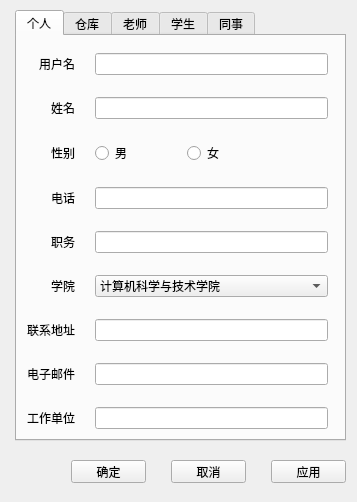
<?xml version="1.0" encoding="UTF-8"?>
<ui version="4.0">
 <class>Dialog</class>
 <widget class="QDialog" name="Dialog">
  <property name="geometry">
   <rect>
    <x>0</x>
    <y>0</y>
    <width>357</width>
    <height>502</height>
   </rect>
  </property>
  <property name="windowTitle">
   <string>设置</string>
  </property>
  <property name="windowIcon">
   <iconset>
    <normaloff>../image/Logo.png</normaloff>../image/Logo.png</iconset>
  </property>
  <widget class="QTabWidget" name="tabWidget">
   <property name="geometry">
    <rect>
     <x>15</x>
     <y>10</y>
     <width>331</width>
     <height>431</height>
    </rect>
   </property>
   <property name="currentIndex">
    <number>0</number>
   </property>
   <widget class="QWidget" name="tab">
    <attribute name="title">
     <string>个人</string>
    </attribute>
    <widget class="QWidget" name="layoutWidget">
     <property name="geometry">
      <rect>
       <x>10</x>
       <y>10</y>
       <width>301</width>
       <height>391</height>
      </rect>
     </property>
     <layout class="QGridLayout" name="gridLayout">
      <property name="horizontalSpacing">
       <number>20</number>
      </property>
      <property name="verticalSpacing">
       <number>15</number>
      </property>
      <property name="rightMargin">
       <number>0</number>
      </property>
      <item row="3" column="0">
       <widget class="QLabel" name="label_6">
        <property name="text">
         <string>电话</string>
        </property>
        <property name="alignment">
         <set>Qt::AlignRight|Qt::AlignTrailing|Qt::AlignVCenter</set>
        </property>
       </widget>
      </item>
      <item row="5" column="0">
       <widget class="QLabel" name="label_8">
        <property name="text">
         <string>学院</string>
        </property>
        <property name="alignment">
         <set>Qt::AlignRight|Qt::AlignTrailing|Qt::AlignVCenter</set>
        </property>
       </widget>
      </item>
      <item row="6" column="1">
       <widget class="QLineEdit" name="lineEdit_9">
        <property name="maxLength">
         <number>50</number>
        </property>
       </widget>
      </item>
      <item row="4" column="1">
       <widget class="QLineEdit" name="lineEdit_6">
        <property name="maxLength">
         <number>20</number>
        </property>
       </widget>
      </item>
      <item row="7" column="1">
       <widget class="QLineEdit" name="lineEdit_10">
        <property name="maxLength">
         <number>20</number>
        </property>
       </widget>
      </item>
      <item row="3" column="1">
       <widget class="QLineEdit" name="lineEdit_5">
        <property name="maxLength">
         <number>15</number>
        </property>
       </widget>
      </item>
      <item row="6" column="0">
       <widget class="QLabel" name="label_9">
        <property name="text">
         <string>联系地址</string>
        </property>
        <property name="alignment">
         <set>Qt::AlignRight|Qt::AlignTrailing|Qt::AlignVCenter</set>
        </property>
       </widget>
      </item>
      <item row="8" column="0">
       <widget class="QLabel" name="label_11">
        <property name="text">
         <string>工作单位</string>
        </property>
        <property name="alignment">
         <set>Qt::AlignRight|Qt::AlignTrailing|Qt::AlignVCenter</set>
        </property>
       </widget>
      </item>
      <item row="1" column="1">
       <widget class="QLineEdit" name="lineEdit_7">
        <property name="maxLength">
         <number>20</number>
        </property>
       </widget>
      </item>
      <item row="7" column="0">
       <widget class="QLabel" name="label_10">
        <property name="text">
         <string>电子邮件</string>
        </property>
        <property name="alignment">
         <set>Qt::AlignRight|Qt::AlignTrailing|Qt::AlignVCenter</set>
        </property>
       </widget>
      </item>
      <item row="5" column="1">
       <widget class="QComboBox" name="comboBox">
        <item>
         <property name="text">
          <string>计算机科学与技术学院</string>
         </property>
        </item>
        <item>
         <property name="text">
          <string>生物信息学院</string>
         </property>
        </item>
        <item>
         <property name="text">
          <string>通信与信息工程学院</string>
         </property>
        </item>
        <item>
         <property name="text">
          <string>软件工程学院</string>
         </property>
        </item>
        <item>
         <property name="text">
          <string>国际半导体新学院</string>
         </property>
        </item>
        <item>
         <property name="text">
          <string>自动化学院</string>
         </property>
        </item>
        <item>
         <property name="text">
          <string>体育学院</string>
         </property>
        </item>
        <item>
         <property name="text">
          <string>理学院</string>
         </property>
        </item>
        <item>
         <property name="text">
          <string>广电工程学院</string>
         </property>
        </item>
        <item>
         <property name="text">
          <string>经济管理学院</string>
         </property>
        </item>
        <item>
         <property name="text">
          <string>传媒艺术学院</string>
         </property>
        </item>
        <item>
         <property name="text">
          <string>外国语学院</string>
         </property>
        </item>
        <item>
         <property name="text">
          <string>国际学院</string>
         </property>
        </item>
        <item>
         <property name="text">
          <string>法学院</string>
         </property>
        </item>
        <item>
         <property name="text">
          <string>其他</string>
         </property>
        </item>
       </widget>
      </item>
      <item row="8" column="1">
       <widget class="QLineEdit" name="lineEdit_11">
        <property name="maxLength">
         <number>20</number>
        </property>
       </widget>
      </item>
      <item row="0" column="1">
       <widget class="QLineEdit" name="lineEdit">
        <property name="inputMask">
         <string/>
        </property>
        <property name="maxLength">
         <number>20</number>
        </property>
        <property name="cursorPosition">
         <number>0</number>
        </property>
       </widget>
      </item>
      <item row="0" column="0">
       <widget class="QLabel" name="label">
        <property name="text">
         <string>用户名</string>
        </property>
        <property name="textFormat">
         <enum>Qt::AutoText</enum>
        </property>
        <property name="scaledContents">
         <bool>false</bool>
        </property>
        <property name="alignment">
         <set>Qt::AlignRight|Qt::AlignTrailing|Qt::AlignVCenter</set>
        </property>
       </widget>
      </item>
      <item row="1" column="0">
       <widget class="QLabel" name="label_4">
        <property name="text">
         <string>姓名</string>
        </property>
        <property name="alignment">
         <set>Qt::AlignRight|Qt::AlignTrailing|Qt::AlignVCenter</set>
        </property>
       </widget>
      </item>
      <item row="4" column="0">
       <widget class="QLabel" name="label_7">
        <property name="text">
         <string>职务</string>
        </property>
        <property name="alignment">
         <set>Qt::AlignRight|Qt::AlignTrailing|Qt::AlignVCenter</set>
        </property>
       </widget>
      </item>
      <item row="2" column="0">
       <widget class="QLabel" name="label_5">
        <property name="text">
         <string>性别</string>
        </property>
        <property name="alignment">
         <set>Qt::AlignRight|Qt::AlignTrailing|Qt::AlignVCenter</set>
        </property>
       </widget>
      </item>
      <item row="2" column="1">
       <layout class="QHBoxLayout" name="horizontalLayout">
        <property name="spacing">
         <number>0</number>
        </property>
        <property name="leftMargin">
         <number>0</number>
        </property>
        <property name="rightMargin">
         <number>50</number>
        </property>
        <item>
         <widget class="QRadioButton" name="radioButton_2">
          <property name="text">
           <string>男</string>
          </property>
         </widget>
        </item>
        <item>
         <widget class="QRadioButton" name="radioButton">
          <property name="text">
           <string>女</string>
          </property>
         </widget>
        </item>
       </layout>
      </item>
     </layout>
    </widget>
   </widget>
   <widget class="QWidget" name="tab_4">
    <attribute name="title">
     <string>仓库</string>
    </attribute>
    <widget class="QLabel" name="label_14">
     <property name="geometry">
      <rect>
       <x>29</x>
       <y>120</y>
       <width>91</width>
       <height>31</height>
      </rect>
     </property>
     <property name="font">
      <font>
       <pointsize>15</pointsize>
      </font>
     </property>
     <property name="text">
      <string>仓库地址：</string>
     </property>
    </widget>
    <widget class="QLabel" name="label_17">
     <property name="geometry">
      <rect>
       <x>30</x>
       <y>30</y>
       <width>71</width>
       <height>21</height>
      </rect>
     </property>
     <property name="font">
      <font>
       <pointsize>15</pointsize>
      </font>
     </property>
     <property name="text">
      <string>用户ID：</string>
     </property>
    </widget>
    <widget class="QLabel" name="label_18">
     <property name="geometry">
      <rect>
       <x>110</x>
       <y>25</y>
       <width>54</width>
       <height>31</height>
      </rect>
     </property>
     <property name="font">
      <font>
       <pointsize>15</pointsize>
      </font>
     </property>
     <property name="text">
      <string>100</string>
     </property>
    </widget>
    <widget class="QLineEdit" name="lineEdit_4">
     <property name="geometry">
      <rect>
       <x>30</x>
       <y>170</y>
       <width>271</width>
       <height>20</height>
      </rect>
     </property>
    </widget>
    <widget class="QPushButton" name="pushButton_8">
     <property name="geometry">
      <rect>
       <x>220</x>
       <y>200</y>
       <width>75</width>
       <height>23</height>
      </rect>
     </property>
     <property name="text">
      <string>改变地址</string>
     </property>
    </widget>
    <widget class="QLabel" name="label_19">
     <property name="geometry">
      <rect>
       <x>30</x>
       <y>60</y>
       <width>131</width>
       <height>31</height>
      </rect>
     </property>
     <property name="font">
      <font>
       <pointsize>15</pointsize>
      </font>
     </property>
     <property name="text">
      <string>自动更新时间：</string>
     </property>
    </widget>
    <widget class="QSpinBox" name="spinBox">
     <property name="geometry">
      <rect>
       <x>170</x>
       <y>60</y>
       <width>51</width>
       <height>31</height>
      </rect>
     </property>
     <property name="minimum">
      <number>30</number>
     </property>
    </widget>
    <widget class="QLabel" name="label_20">
     <property name="geometry">
      <rect>
       <x>230</x>
       <y>64</y>
       <width>54</width>
       <height>21</height>
      </rect>
     </property>
     <property name="font">
      <font>
       <pointsize>15</pointsize>
      </font>
     </property>
     <property name="text">
      <string>分</string>
     </property>
    </widget>
   </widget>
   <widget class="QWidget" name="tab_2">
    <attribute name="title">
     <string>老师</string>
    </attribute>
    <widget class="QLabel" name="label_12">
     <property name="geometry">
      <rect>
       <x>19</x>
       <y>15</y>
       <width>91</width>
       <height>21</height>
      </rect>
     </property>
     <property name="font">
      <font>
       <pointsize>15</pointsize>
      </font>
     </property>
     <property name="text">
      <string>我的老师</string>
     </property>
    </widget>
    <widget class="QLabel" name="label_15">
     <property name="geometry">
      <rect>
       <x>20</x>
       <y>40</y>
       <width>291</width>
       <height>41</height>
      </rect>
     </property>
     <property name="text">
      <string>权限：你的老师能够访问你的仓库，知道你目前所研
究的内容。当然，前提是他的学生列表中也有你</string>
     </property>
    </widget>
    <widget class="QListWidget" name="listWidget">
     <property name="geometry">
      <rect>
       <x>20</x>
       <y>80</y>
       <width>256</width>
       <height>311</height>
      </rect>
     </property>
    </widget>
    <widget class="QPushButton" name="pushButton_4">
     <property name="geometry">
      <rect>
       <x>280</x>
       <y>130</y>
       <width>41</width>
       <height>41</height>
      </rect>
     </property>
     <property name="text">
      <string/>
     </property>
     <property name="icon">
      <iconset>
       <normaloff>../image/del.png</normaloff>../image/del.png</iconset>
     </property>
     <property name="iconSize">
      <size>
       <width>40</width>
       <height>40</height>
      </size>
     </property>
     <property name="flat">
      <bool>true</bool>
     </property>
    </widget>
    <widget class="QPushButton" name="pushButton_5">
     <property name="geometry">
      <rect>
       <x>280</x>
       <y>80</y>
       <width>41</width>
       <height>41</height>
      </rect>
     </property>
     <property name="text">
      <string/>
     </property>
     <property name="icon">
      <iconset>
       <normaloff>../image/add.png</normaloff>../image/add.png</iconset>
     </property>
     <property name="iconSize">
      <size>
       <width>40</width>
       <height>40</height>
      </size>
     </property>
     <property name="default">
      <bool>false</bool>
     </property>
     <property name="flat">
      <bool>true</bool>
     </property>
    </widget>
   </widget>
   <widget class="QWidget" name="tab_3">
    <attribute name="title">
     <string>学生</string>
    </attribute>
    <widget class="QLabel" name="label_13">
     <property name="geometry">
      <rect>
       <x>20</x>
       <y>10</y>
       <width>111</width>
       <height>31</height>
      </rect>
     </property>
     <property name="font">
      <font>
       <pointsize>15</pointsize>
      </font>
     </property>
     <property name="text">
      <string>我的学生</string>
     </property>
    </widget>
    <widget class="QLabel" name="label_16">
     <property name="geometry">
      <rect>
       <x>20</x>
       <y>45</y>
       <width>291</width>
       <height>31</height>
      </rect>
     </property>
     <property name="text">
      <string>权限：如果你的学生设置了你为他的老师，那么你就
能够访问他的仓库</string>
     </property>
    </widget>
    <widget class="QListWidget" name="listWidget_2">
     <property name="geometry">
      <rect>
       <x>20</x>
       <y>80</y>
       <width>256</width>
       <height>311</height>
      </rect>
     </property>
    </widget>
    <widget class="QPushButton" name="pushButton_6">
     <property name="geometry">
      <rect>
       <x>280</x>
       <y>80</y>
       <width>41</width>
       <height>41</height>
      </rect>
     </property>
     <property name="text">
      <string/>
     </property>
     <property name="icon">
      <iconset>
       <normaloff>../image/add.png</normaloff>../image/add.png</iconset>
     </property>
     <property name="iconSize">
      <size>
       <width>40</width>
       <height>40</height>
      </size>
     </property>
     <property name="default">
      <bool>false</bool>
     </property>
     <property name="flat">
      <bool>true</bool>
     </property>
    </widget>
    <widget class="QPushButton" name="pushButton_7">
     <property name="geometry">
      <rect>
       <x>280</x>
       <y>130</y>
       <width>41</width>
       <height>41</height>
      </rect>
     </property>
     <property name="text">
      <string/>
     </property>
     <property name="icon">
      <iconset>
       <normaloff>../image/del.png</normaloff>../image/del.png</iconset>
     </property>
     <property name="iconSize">
      <size>
       <width>40</width>
       <height>40</height>
      </size>
     </property>
     <property name="flat">
      <bool>true</bool>
     </property>
    </widget>
   </widget>
   <widget class="QWidget" name="widget">
    <attribute name="title">
     <string>同事</string>
    </attribute>
    <widget class="QPushButton" name="pushButton_12">
     <property name="geometry">
      <rect>
       <x>280</x>
       <y>80</y>
       <width>41</width>
       <height>41</height>
      </rect>
     </property>
     <property name="text">
      <string/>
     </property>
     <property name="icon">
      <iconset>
       <normaloff>../image/add.png</normaloff>../image/add.png</iconset>
     </property>
     <property name="iconSize">
      <size>
       <width>40</width>
       <height>40</height>
      </size>
     </property>
     <property name="default">
      <bool>false</bool>
     </property>
     <property name="flat">
      <bool>true</bool>
     </property>
    </widget>
    <widget class="QPushButton" name="pushButton_13">
     <property name="geometry">
      <rect>
       <x>280</x>
       <y>130</y>
       <width>41</width>
       <height>41</height>
      </rect>
     </property>
     <property name="text">
      <string/>
     </property>
     <property name="icon">
      <iconset>
       <normaloff>../image/del.png</normaloff>../image/del.png</iconset>
     </property>
     <property name="iconSize">
      <size>
       <width>40</width>
       <height>40</height>
      </size>
     </property>
     <property name="flat">
      <bool>true</bool>
     </property>
    </widget>
    <widget class="QLabel" name="label_33">
     <property name="geometry">
      <rect>
       <x>20</x>
       <y>10</y>
       <width>111</width>
       <height>31</height>
      </rect>
     </property>
     <property name="font">
      <font>
       <pointsize>15</pointsize>
      </font>
     </property>
     <property name="text">
      <string>我的同事</string>
     </property>
    </widget>
    <widget class="QLabel" name="label_34">
     <property name="geometry">
      <rect>
       <x>20</x>
       <y>45</y>
       <width>291</width>
       <height>31</height>
      </rect>
     </property>
     <property name="text">
      <string>权限：如果你的同事同时也设置你为他的同事，那么
你们就可以访问并修改对方的仓库</string>
     </property>
    </widget>
    <widget class="QListWidget" name="listWidget_5">
     <property name="geometry">
      <rect>
       <x>20</x>
       <y>80</y>
       <width>256</width>
       <height>311</height>
      </rect>
     </property>
    </widget>
   </widget>
  </widget>
  <widget class="QPushButton" name="pushButton">
   <property name="geometry">
    <rect>
     <x>71</x>
     <y>460</y>
     <width>75</width>
     <height>23</height>
    </rect>
   </property>
   <property name="text">
    <string>确定</string>
   </property>
  </widget>
  <widget class="QPushButton" name="pushButton_2">
   <property name="geometry">
    <rect>
     <x>171</x>
     <y>460</y>
     <width>75</width>
     <height>23</height>
    </rect>
   </property>
   <property name="text">
    <string>取消</string>
   </property>
  </widget>
  <widget class="QPushButton" name="pushButton_3">
   <property name="geometry">
    <rect>
     <x>271</x>
     <y>460</y>
     <width>75</width>
     <height>23</height>
    </rect>
   </property>
   <property name="text">
    <string>应用</string>
   </property>
  </widget>
 </widget>
 <resources/>
 <connections/>
</ui>
